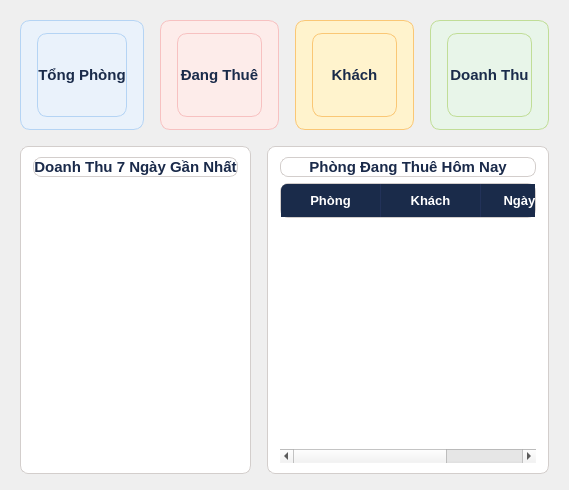
         <widget class="QWidget" name="pg_dashboard">
          <layout class="QVBoxLayout" name="dashLayout">
           <property name="leftMargin"><number>20</number></property>
           <property name="rightMargin"><number>20</number></property>
           <property name="topMargin"><number>20</number></property>
           <property name="bottomMargin"><number>16</number></property>
           <property name="spacing"><number>16</number></property>

           <!-- 4 stat cards -->
           <item>
            <layout class="QHBoxLayout" name="statsRow">
             <property name="spacing"><number>16</number></property>
             <item>
              <widget class="QFrame" name="fra_stat_total">
               <property name="styleSheet"><string notr="true">background-color:#EAF2FB; border:1px solid #B5D4F4; border-radius:10px;</string></property>
               <property name="frameShape"><enum>QFrame::StyledPanel</enum></property>
               <property name="minimumSize"><size><width>0</width><height>110</height></size></property>
               <layout class="QVBoxLayout">
                <property name="leftMargin"><number>16</number></property><property name="rightMargin"><number>16</number></property>
                <property name="topMargin"><number>12</number></property><property name="bottomMargin"><number>12</number></property>
                <item>
                 <widget class="QLabel" name="lbl_stat_total_rooms">
                  <property name="styleSheet"><string notr="true">color:#1A2B4A; font-size:15px; font-weight:bold;</string></property>
                  <property name="text"><string>Tổng Phòng</string></property>
                  <property name="alignment"><set>Qt::AlignCenter</set></property>
                  <property name="wordWrap"><bool>true</bool></property>
                 </widget>
                </item>
               </layout>
              </widget>
             </item>
             <item>
              <widget class="QFrame" name="fra_stat_occupied">
               <property name="styleSheet"><string notr="true">background-color:#FDECEA; border:1px solid #F7C1C1; border-radius:10px;</string></property>
               <property name="frameShape"><enum>QFrame::StyledPanel</enum></property>
               <property name="minimumSize"><size><width>0</width><height>110</height></size></property>
               <layout class="QVBoxLayout">
                <property name="leftMargin"><number>16</number></property><property name="rightMargin"><number>16</number></property>
                <property name="topMargin"><number>12</number></property><property name="bottomMargin"><number>12</number></property>
                <item>
                 <widget class="QLabel" name="lbl_stat_occupied">
                  <property name="styleSheet"><string notr="true">color:#1A2B4A; font-size:15px; font-weight:bold;</string></property>
                  <property name="text"><string>Đang Thuê</string></property>
                  <property name="alignment"><set>Qt::AlignCenter</set></property>
                  <property name="wordWrap"><bool>true</bool></property>
                 </widget>
                </item>
               </layout>
              </widget>
             </item>
             <item>
              <widget class="QFrame" name="fra_stat_customers">
               <property name="styleSheet"><string notr="true">background-color:#FFF3CD; border:1px solid #FAC775; border-radius:10px;</string></property>
               <property name="frameShape"><enum>QFrame::StyledPanel</enum></property>
               <property name="minimumSize"><size><width>0</width><height>110</height></size></property>
               <layout class="QVBoxLayout">
                <property name="leftMargin"><number>16</number></property><property name="rightMargin"><number>16</number></property>
                <property name="topMargin"><number>12</number></property><property name="bottomMargin"><number>12</number></property>
                <item>
                 <widget class="QLabel" name="lbl_stat_customers">
                  <property name="styleSheet"><string notr="true">color:#1A2B4A; font-size:15px; font-weight:bold;</string></property>
                  <property name="text"><string>Khách</string></property>
                  <property name="alignment"><set>Qt::AlignCenter</set></property>
                  <property name="wordWrap"><bool>true</bool></property>
                 </widget>
                </item>
               </layout>
              </widget>
             </item>
             <item>
              <widget class="QFrame" name="fra_stat_revenue">
               <property name="styleSheet"><string notr="true">background-color:#E8F5E9; border:1px solid #C0DD97; border-radius:10px;</string></property>
               <property name="frameShape"><enum>QFrame::StyledPanel</enum></property>
               <property name="minimumSize"><size><width>0</width><height>110</height></size></property>
               <layout class="QVBoxLayout">
                <property name="leftMargin"><number>16</number></property><property name="rightMargin"><number>16</number></property>
                <property name="topMargin"><number>12</number></property><property name="bottomMargin"><number>12</number></property>
                <item>
                 <widget class="QLabel" name="lbl_stat_revenue">
                  <property name="styleSheet"><string notr="true">color:#1A2B4A; font-size:15px; font-weight:bold;</string></property>
                  <property name="text"><string>Doanh Thu</string></property>
                  <property name="alignment"><set>Qt::AlignCenter</set></property>
                  <property name="wordWrap"><bool>true</bool></property>
                 </widget>
                </item>
               </layout>
              </widget>
             </item>
            </layout>
           </item>

           <!-- Chart + Table row -->
           <item>
            <layout class="QHBoxLayout" name="dashBottom">
             <property name="spacing"><number>16</number></property>
             <!-- Chart panel -->
             <item>
              <widget class="QFrame" name="placeholder">
               <property name="styleSheet"><string notr="true">QFrame { background:#FFFFFF; border:1px solid #D3CECC; border-radius:8px; }</string></property>
               <property name="frameShape"><enum>QFrame::StyledPanel</enum></property>
               <layout class="QVBoxLayout">
                <property name="leftMargin"><number>12</number></property><property name="rightMargin"><number>12</number></property>
                <property name="topMargin"><number>10</number></property><property name="bottomMargin"><number>10</number></property>
                <item>
                 <widget class="QLabel" name="lbl_revenue_chart_title">
                  <property name="styleSheet"><string notr="true">color:#1A2A4A; font-size:15px; font-weight:bold;</string></property>
                  <property name="text"><string>Doanh Thu 7 Ngày Gần Nhất</string></property>
                  <property name="alignment"><set>Qt::AlignCenter</set></property>
                 </widget>
                </item>
                <item>
                 <widget class="QWidget" name="widget_5" native="true">
                  <property name="minimumSize"><size><width>0</width><height>280</height></size></property>
                 </widget>
                </item>
               </layout>
              </widget>
             </item>
             <!-- Checkin table panel -->
             <item>
              <widget class="QFrame" name="widget_4">
               <property name="styleSheet"><string notr="true">QFrame { background:#FFFFFF; border:1px solid #D3CECC; border-radius:8px; }</string></property>
               <property name="frameShape"><enum>QFrame::StyledPanel</enum></property>
               <property name="maximumSize"><size><width>480</width><height>16777215</height></size></property>
               <layout class="QVBoxLayout">
                <property name="leftMargin"><number>12</number></property><property name="rightMargin"><number>12</number></property>
                <property name="topMargin"><number>10</number></property><property name="bottomMargin"><number>10</number></property>
                <item>
                 <widget class="QLabel" name="lbl_today_checkin_title">
                  <property name="styleSheet"><string notr="true">color:#1A2A4A; font-size:15px; font-weight:bold;</string></property>
                  <property name="text"><string>Phòng Đang Thuê Hôm Nay</string></property>
                  <property name="alignment"><set>Qt::AlignCenter</set></property>
                 </widget>
                </item>
                <item>
                 <widget class="QTableWidget" name="tbl_dashboard_checkedin">
                  <property name="styleSheet">
                   <string notr="true">QTableWidget { background:#FFFFFF; alternate-background-color:#F0EDE6; border:none; gridline-color:#E5E0D8; selection-background-color:#EAF2FB; selection-color:#1A2B4A; font-size:13px; }
QTableWidget::item { padding:6px 10px; color:#1A2B4A; }
QTableWidget::item:selected { background-color:#D6E8F7; }
QHeaderView::section { background-color:#1A2B4A; color:#FFFFFF; font-weight:bold; font-size:13px; padding:8px 10px; border:none; border-right:1px solid #223259; }
QHeaderView::section:first { border-top-left-radius:6px; }
QHeaderView::section:last { border-top-right-radius:6px; border-right:none; }</string>
                  </property>
                  <property name="alternatingRowColors"><bool>true</bool></property>
                  <property name="selectionBehavior"><enum>QAbstractItemView::SelectRows</enum></property>
                  <attribute name="horizontalHeaderStretchLastSection"><bool>true</bool></attribute>
                  <column><property name="text"><string>Phòng</string></property></column>
                  <column><property name="text"><string>Khách</string></property></column>
                  <column><property name="text"><string>Ngày Trả</string></property></column>
                 </widget>
                </item>
               </layout>
              </widget>
             </item>
            </layout>
           </item>
          </layout>
         </widget>
